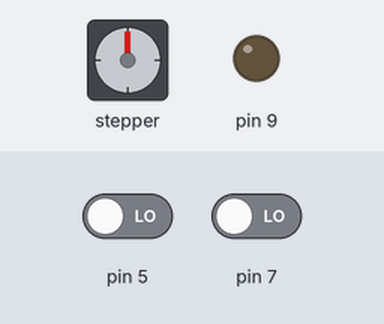
A sketch run on a simulated Arduino Uno, built with avr-gcc and run on an emulated ATmega328P. On the bench: stepper motor, output pins drawn as LEDs (lit = HIGH). The inputs (shaded band) are chosen by the test bench; at power-on: pin 5 LOW, pin 7 LOW. Stepper angles assume 200 steps per turn.

Above: at 1.2 s.
1.3 s: pin 5 driven HIGH
At 1.45 s:
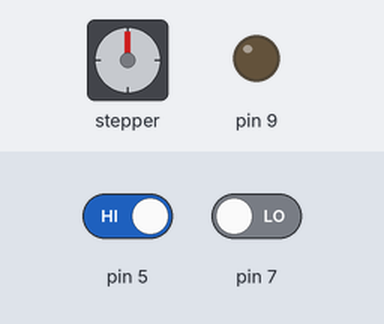
4.3 s: pin 5 driven LOW and pin 7 driven HIGH
At 5.4 s:
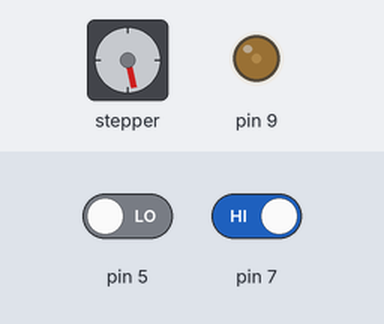
5.8 s: pin 5 driven HIGH
At 6.25 s:
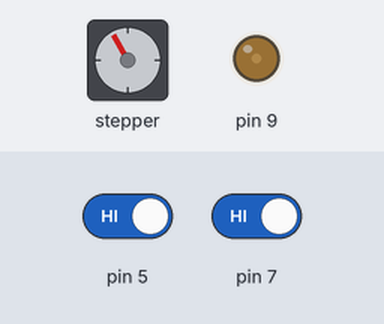
8.8 s: pin 5 driven LOW and pin 7 driven LOW
At 10.0 s:
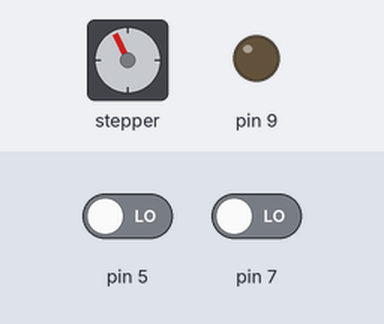
10.3 s: pin 7 driven HIGH
At 11.2 s:
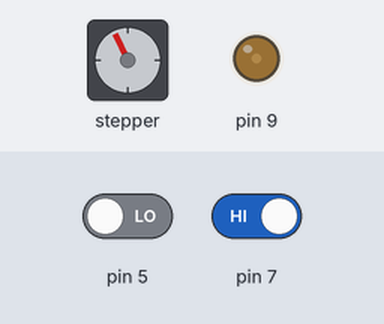
11.8 s: pin 5 driven HIGH
At 12.25 s:
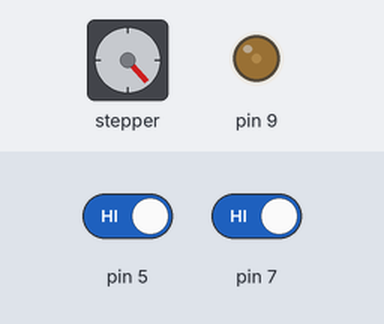
Timing chart, 0 to 17.8 s (numbered marks = the images above; inputs shaded):
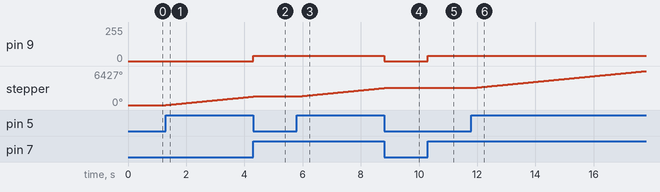

Measured:
- after the input at 1.3 s, stepper: keeps turning clockwise at about 536°/s, starting at once
- after the input at 4.3 s, pin 9: 0/255 → 40/255 at once
- after the input at 5.8 s, stepper: keeps turning clockwise at about 536°/s, starting at once
- after the input at 8.8 s, pin 9: 40/255 → 0/255 at once
- after the input at 10.3 s, pin 9: 0/255 → 40/255 at once
- after the input at 11.8 s, stepper: keeps turning clockwise at about 536°/s, starting at once

The sketch:

stepperDRV.ino
```cpp
int wait = 10;
#include <AccelStepper.h>
AccelStepper sheets(1, 11,10); // pin 3 = step, pin 6 = direction
//AccelStepper wheel(1, 12,9); // pin 3 = step, pin 6 = direction

void setup()
{
  sheets.setMaxSpeed(400);
  sheets.setSpeed(320);
//  analogWrite(9, 60);
  digitalWrite(6,HIGH);

}

void loop()
{
  if(digitalRead(5)){
    sheets.setSpeed(320);
    sheets.runSpeed();
  }else if(digitalRead(7)){
    long currentMillis = millis();
//

     if (currentMillis % 3000 < 0){
        analogWrite(9, 80);
     }else{
        analogWrite(9, 40);
     }
     sheets.setSpeed(0);
   }else{
      analogWrite(9, 0);
      sheets.setSpeed(0);
   }
//
}
```
